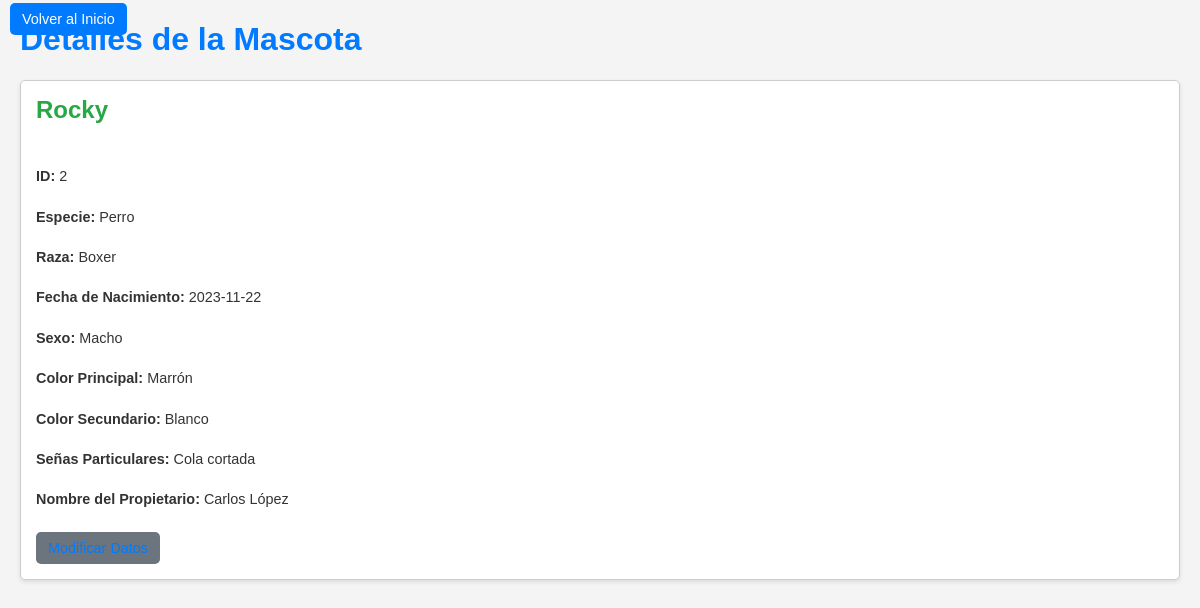
The app's page /ver_mascota.php?id=2 with its own data.
### tables this page shows
CREATE TABLE `mascotas` (
  `id_mascota` int(11) NOT NULL,
  `nombre` varchar(100) NOT NULL,
  `especie` varchar(50) NOT NULL,
  `raza` varchar(50) DEFAULT NULL,
  `fecha_nacimiento` date DEFAULT NULL,
  `sexo` char(1) DEFAULT NULL,
  `color_principal` varchar(50) DEFAULT NULL,
  `color_secundario` varchar(50) DEFAULT NULL,
  `senas_particulares` text DEFAULT NULL,
  `foto_url` varchar(255) DEFAULT NULL,
  `nombre_propietario` varchar(100) NOT NULL
);

### ver_mascota.php (the view, shortened to what this page needs)
<?php
require_once 'database.php';
$conn = new mysqli($db_host, $db_user, $db_pass, $db_name);
$mascota = null;
$mensaje_error = null;
if (isset($_GET['id']) && is_numeric($_GET['id'])) {
    $id_mascota = $_GET['id'];
    $sql = "SELECT * FROM mascotas WHERE id_mascota = ?";
    $stmt = $conn->prepare($sql);
    if ($stmt) {
        $stmt->bind_param("i", $id_mascota);
        $stmt->execute();
        $result = $stmt->get_result();
        if ($result->num_rows > 0) {
            $mascota = $result->fetch_assoc();
        } else {
            $mensaje_error = "Mascota no encontrada.";
        }
    } else {
        $mensaje_error = "Error al preparar la consulta: " . $conn->error;
    }
} else {
    $mensaje_error = "ID de mascota no válido.";
}
?>
<!DOCTYPE html>
<html lang="es">
<head>
</head>
<body>
    <div class="volver-index">
        <a href="index.php">Volver al Inicio</a>
    </div>
    <h1>Detalles de la Mascota</h1>
    <?php if (isset($mensaje_error)): ?>
        <p class="error"><?php echo $mensaje_error; ?></p>
    <?php elseif ($mascota): ?>
        <div id="detalles_mascota">
            <h2><?php echo htmlspecialchars($mascota['nombre']); ?></h2>
            <p><strong>ID:</strong> <?php echo htmlspecialchars($mascota['id_mascota']); ?></p>
            <p><strong>Especie:</strong> <?php echo htmlspecialchars($mascota['especie']); ?></p>
            <p><strong>Raza:</strong> <?php echo htmlspecialchars($mascota['raza'] ?: 'No especificada'); ?></p>
            <p><strong>Fecha de Nacimiento:</strong> <?php echo htmlspecialchars($mascota['fecha_nacimiento'] ?: 'No especificada'); ?></p>
            <p><strong>Sexo:</strong> <?php echo htmlspecialchars($mascota['sexo'] === 'M' ? 'Macho' : ($mascota['sexo'] === 'H' ? 'Hembra' : 'Desconocido')); ?></p>
            <p><strong>Color Principal:</strong> <?php echo htmlspecialchars($mascota['color_principal'] ?: 'No especificado'); ?></p>
            <p><strong>Color Secundario:</strong> <?php echo htmlspecialchars($mascota['color_secundario'] ?: 'No especificado'); ?></p>
            <p><strong>Señas Particulares:</strong> <?php echo htmlspecialchars($mascota['senas_particulares'] ?: 'Ninguna'); ?></p>
            <p><strong>Nombre del Propietario:</strong> <?php echo htmlspecialchars($mascota['nombre_propietario']); ?></p>
            <div class="acciones">
                <a href="modificar_mascota.php?id=<?php echo htmlspecialchars($mascota['id_mascota']); ?>">Modificar Datos</a>
            </div>
        </div>
    <?php else: ?>
        <p>No se ha especificado un ID de mascota.</p>
    <?php endif; ?>
</body>
</html>

### ver_mascota.php (style rules this page uses)
body { font-family: sans-serif; margin: 20px; background-color: #f4f4f4; color: #333; }
h1 { color: #007bff; }
#detalles_mascota { margin-top: 20px; border: 1px solid #ccc; padding: 15px; border-radius: 5px; background-color: #fff; box-shadow: 0 2px 4px rgba(0, 0, 0, 0.1); display: flex; flex-direction: column; gap: 10px; }
#detalles_mascota h2 { color: #28a745; margin-top: 0; }
#detalles_mascota p { margin-bottom: 0; font-size: 0.9em; }
#detalles_mascota strong { font-weight: bold; }
#detalles_mascota a { color: #007bff; text-decoration: none; }
.acciones { margin-top: 15px; display: flex; gap: 10px; align-items: center; }
.acciones a, .acciones button { background-color: #6c757d; color: white; padding: 8px 12px; border-radius: 5px; text-decoration: none; font-size: 0.9em; border: none; cursor: pointer; }
.volver-index { position: absolute; top: 10px; left: 10px; }
.volver-index a { background-color: #007bff; color: white; padding: 8px 12px; border-radius: 5px; text-decoration: none; font-size: 0.9em; }

### records on screen
mascotas: nombre "Rocky", id_mascota "2", especie "Perro", raza "Boxer", fecha_nacimiento "2023-11-22", sexo "Macho", color_principal "Marrón", color_secundario "Blanco", senas_particulares "Cola cortada", nombre_propietario "Carlos López"
